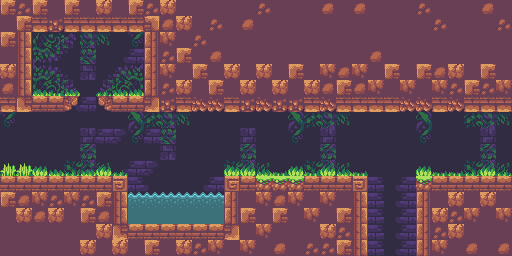

The image is a tile-based game level rendered from a .tmx file. Its description and source (layers, tilesets, objects; grid data summarised) follow:
An orthogonal 32x16 tile map with 16x16 px tiles, 6 tile layers (Background_1, Background_2, Background_3, Background_4, ...), 2 tilesets and 5 objects (3x Item, Player, Ladder).

<map version="1.10" tiledversion="1.11.2" orientation="orthogonal" renderorder="right-down" compressionlevel="0" width="32" height="16" tilewidth="16" tileheight="16" infinite="0" backgroundcolor="#37494e" nextlayerid="9" nextobjectid="6">
 <tileset firstgid="1" name="SunnyLand_by_Ansimuz" tilewidth="16" tileheight="16" tilecount="483" columns="23" objectalignment="topleft">
  <image source="atlas/SunnyLand_by_Ansimuz-extended.png" width="368" height="336" />
 </tileset>
 <tileset firstgid="484" name="Collisions" tilewidth="16" tileheight="16" tilecount="2" columns="2" objectalignment="topleft">
  <image source="Collisions.intgrid.png" width="32" height="16" />
 </tileset>
 <layer id="1" name="Background_1" width="32" height="16">
  <data>[512 cells, 196 non-empty, 6 distinct tile ids]</data>
 </layer>
 <layer id="2" name="Background_2" width="32" height="16">
  <data>[512 cells, 78 non-empty, 14 distinct tile ids]</data>
 </layer>
 <layer id="3" name="Background_3" width="32" height="16">
  <data>[512 cells, 28 non-empty, 12 distinct tile ids]</data>
 </layer>
 <layer id="4" name="Background_4" width="32" height="16">
  <data>[512 cells, 1 non-empty, 1 distinct tile ids]</data>
 </layer>
 <layer id="6" name="Collisions_1" width="32" height="16">
  <data>[512 cells, 363 non-empty, 19 distinct tile ids]</data>
 </layer>
 <layer id="7" name="Collisions_2" width="32" height="16">
  <data>[512 cells, 10 non-empty, 2 distinct tile ids]</data>
 </layer>
 <objectgroup id="8" name="Entities">
  <object id="1" name="Item" type="Item" x="444" y="152" width="24" height="24">
   <properties>
    <property name="__anchorX" type="int" value="456" />
    <property name="__anchorY" type="int" value="176" />
    <property name="__cx" type="int" value="28" />
    <property name="__cy" type="int" value="10" />
    <property name="count" type="int" value="100" />
    <property name="price" type="int" value="0" />
    <property name="type" value="Gold" />
   </properties>
  </object>
  <object id="2" name="Item" type="Item" x="44" y="72" width="24" height="24">
   <properties>
    <property name="__anchorX" type="int" value="56" />
    <property name="__anchorY" type="int" value="96" />
    <property name="__cx" type="int" value="3" />
    <property name="__cy" type="int" value="5" />
    <property name="count" type="int" value="1" />
    <property name="price" type="int" value="0" />
    <property name="type" value="Healing_potion" />
   </properties>
  </object>
  <object id="3" name="Player" type="Player" x="286" y="156" width="20" height="20">
   <properties>
    <property name="HP" type="int" value="10" />
    <property name="__anchorX" type="int" value="296" />
    <property name="__anchorY" type="int" value="176" />
    <property name="__cx" type="int" value="18" />
    <property name="__cy" type="int" value="10" />
    <property name="inventory_0" value="Ammo" />
    <property name="inventory_1" value="Bow" />
   </properties>
  </object>
  <object id="4" name="Ladder" type="Ladder" x="80" y="96" width="16" height="16">
   <properties>
    <property name="__anchorX" type="int" value="80" />
    <property name="__anchorY" type="int" value="96" />
    <property name="__cx" type="int" value="5" />
    <property name="__cy" type="int" value="6" />
   </properties>
  </object>
  <object id="5" name="Item" type="Item" x="108" y="72" width="24" height="24">
   <properties>
    <property name="__anchorX" type="int" value="120" />
    <property name="__anchorY" type="int" value="96" />
    <property name="__cx" type="int" value="7" />
    <property name="__cy" type="int" value="5" />
    <property name="count" type="int" value="5" />
    <property name="price" type="int" value="0" />
    <property name="type" value="Ammo" />
   </properties>
  </object>
 </objectgroup>
</map>
